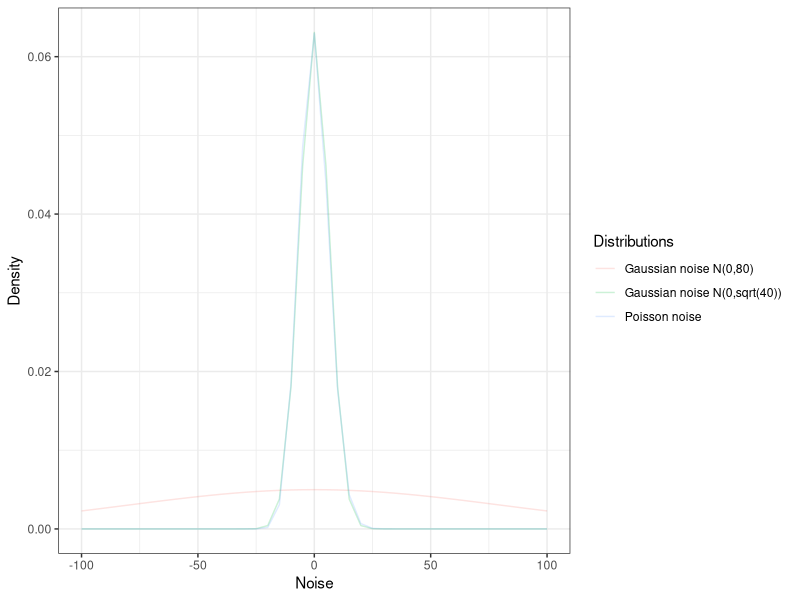
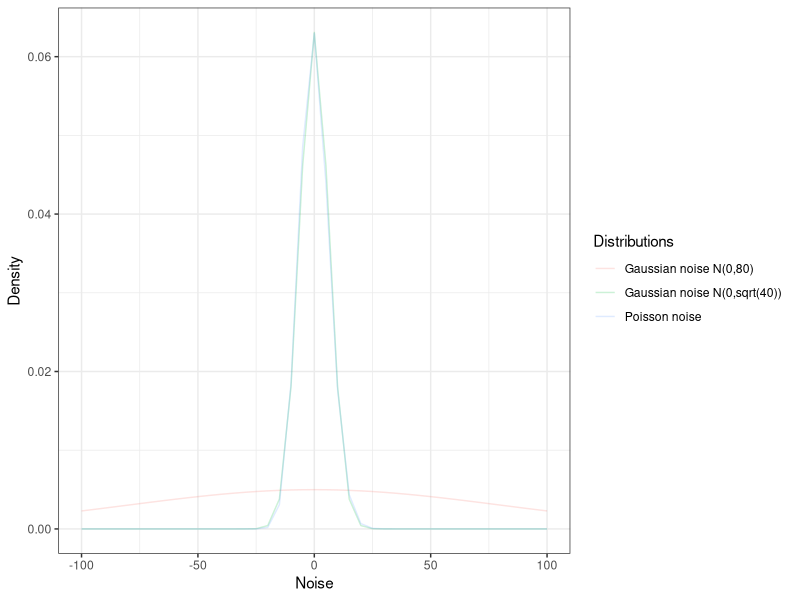

Write the R code that produced these figures, in order.
require('ggplot2')
library(ggthemes)
theme_set(theme_bw())  # from ggthemes
require(data.table)
x=t(t(c(-20:20)))*5
y0=t(t(dnorm(x,mean=0,sd=80)))
y1=t(t(dnorm(x,mean=0,sd=sqrt(40))))
y2=t(t(dpois(x+40,lambda = 40)))
df=cbind(rbind(x,x,x),rbind(y0,y1,y2))
df=data.table(df)
df=cbind(df,'Gaussian')
df[1:41,3]='Gaussian noise N(0,80)'
df[42:82,3]='Gaussian noise N(0,sqrt(40)) '
df[83:123,3]='Poisson noise'
names(df)=c('Noise','Density','Distributions')
ggplot(df, aes(x=Noise, y=Density,color=Distributions)) + 
  geom_line(alpha=0.2) 

ggsave('noise.pdf',width = 7,height = 4, units = "in")
